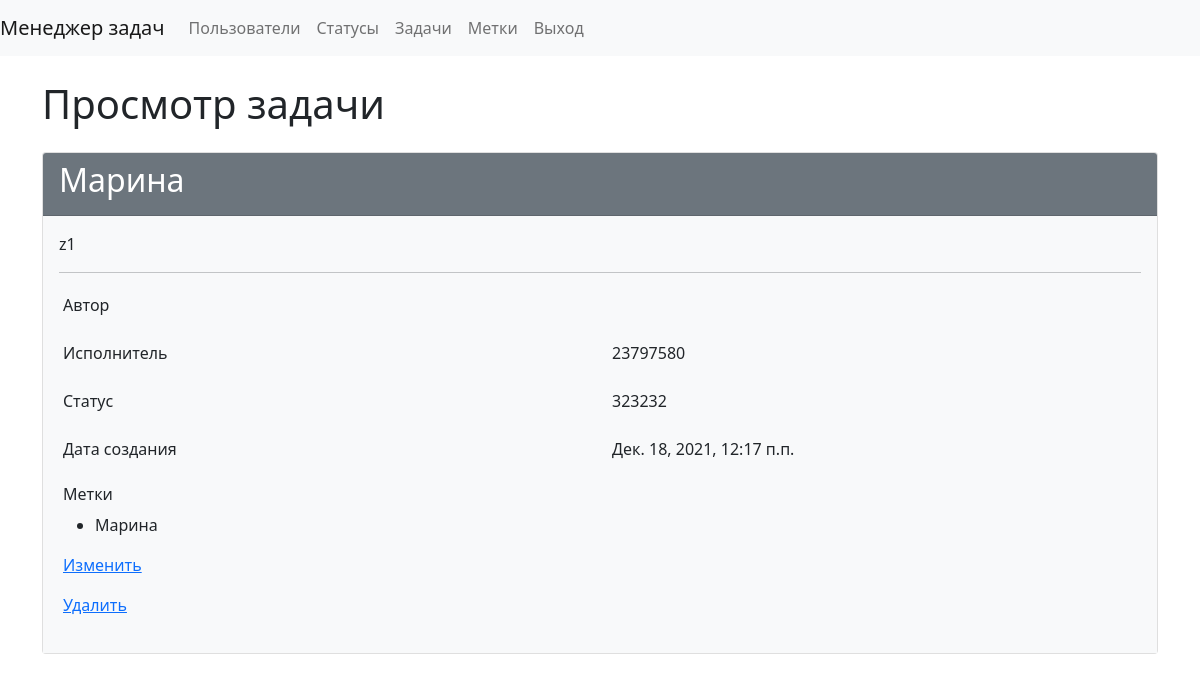
/tasks/8 (signed in), run on an earlier commit of the app's database.
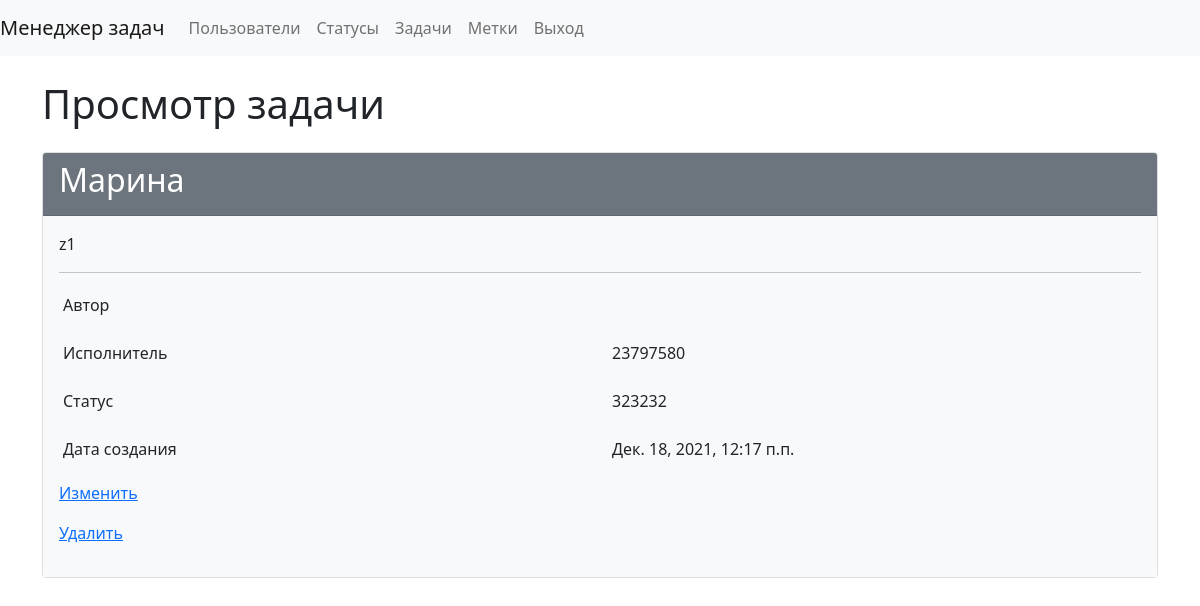
And on a later commit of the database.
### task_manager/labels/models.py (models this page shows, shortened)
class Label(models.Model):
    name = models.CharField(max_length=100)
    created_at = models.DateTimeField(auto_now_add=True)
    tasks = models.ManyToManyField('tasks.Task')
    objects = models.Manager()

### task_manager/tasks/views.py (the view)
# urls.py: path('<int:pk>', views.TaskDetail.as_view(), name='task/detail'),
class TaskDetail(LoginRequiredMixin, DetailView):
    model = Task
    template_name = 'task_detail_form.html'
    form_class = TaskDetailForm
    context_object_name = 'task'

### task_manager/tasks/templates/task_detail_form.html (shortened to what this page needs)
{% extends 'task_manager/base.html' %}
{% load i18n %}
{% load widget_tweaks %}
{% block content %}
<h1 class="my-4">{% trans "Просмотр задачи" %}</h1>
<div class="card">
     <div class="card-header bg-secondary text-white">
         <h2>{{ task.name }}</h2>
     </div>
         <div class="card-body bg-light">
             <p>{{ task.description }}<p>
             <hr>
             <div class="row p-1">
                 <div class="col">
                     <p>{% trans "Автор" %}</p>
                 </div>
                 <div class="col">
                </div>
             </div>
             <div class="row p-1">
                 <div class="col">
                     <p>{% trans "Исполнитель" %}</p>
                 </div>
                 <div class="col">
                     <p>{{ task.executor.first_name|add:" "|add:task.executor.last_name}}</p>
                 </div>
             </div>
             <div class="row p-1">
                 <div class="col">
                     <p>{% trans "Статус" %}</p>
                 </div>
                 <div class="col"
                     <p>{{ task.status.name}}</p>
                </div>
             </div>
            <div class="row p-1">
                <div class="col">
                    <p>{% trans "Дата создания" %}</p>
                </div>
                <div class="col">
                    <p>{{ task.created_at}}</p>
                </div>
            </div>
            {% if task.labels.all %}
              <div class="row p-1">
                <div class="col">
                    <h6>{% trans "Метки" %}</h6>
                  <ul>
                    {% for label in task.labels.all %}
                      <li>{{ label.name }}</li>
                    {% endfor %}</p>
                  </ul>
                    </div>
            {% endif %}
        <p><a href="{% url 'task/update' task.id %}">Изменить</a></p>
        <p><a href="{% url 'task/delete' task.id %}">Удалить</a></p>
         </div>
     </div>
{% endblock %}

What changed in the data, as far as the page shows it:
removed Label: name "Марина"
Also different on the page:
text no longer shown: "Метки"
